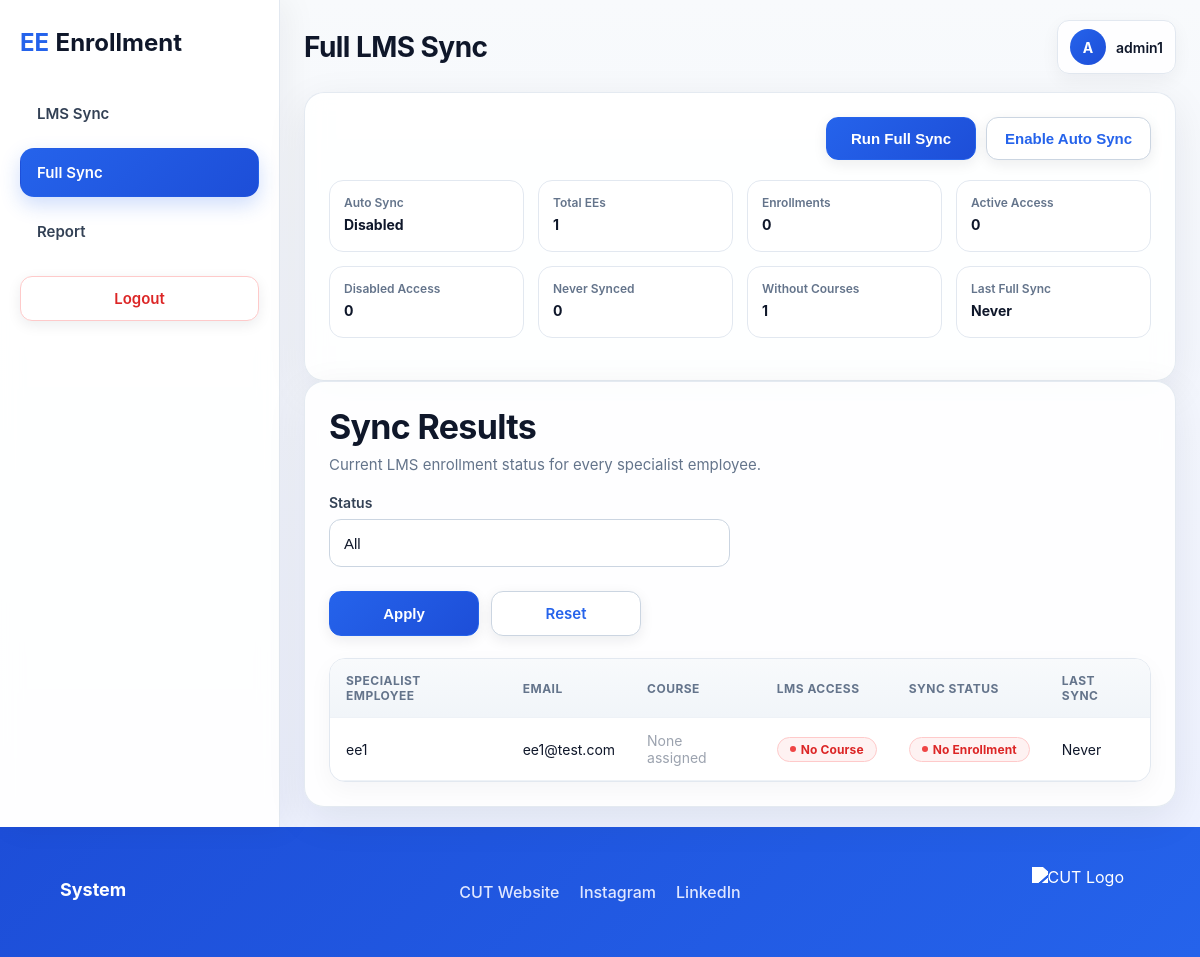
The page /modules/evaluation/full_sync.php (signed in) on the database its author committed.
### tables this page shows
CREATE TABLE users (
                       id            INT AUTO_INCREMENT PRIMARY KEY,
                       username      VARCHAR(50)  NOT NULL UNIQUE,
                       email         VARCHAR(100) NOT NULL UNIQUE,
                       password_hash VARCHAR(255) NOT NULL,
                       role          ENUM('admin', 'candidate', 'evaluator', 'hr', 'ee') NOT NULL DEFAULT 'candidate',
                       is_active     TINYINT(1) NOT NULL DEFAULT 1,
                       created_at    TIMESTAMP DEFAULT CURRENT_TIMESTAMP
);

### modules/evaluation/full_sync.php (the view, shortened to what this page needs)
<?php
require_once __DIR__ . '/../../includes/db.php';
$pdo->exec("
    CREATE TABLE IF NOT EXISTS system_settings (
        setting_key   VARCHAR(100) PRIMARY KEY,
        setting_value TEXT NULL
    )
");
$stmt = $pdo->prepare("SELECT setting_value FROM system_settings WHERE setting_key = 'auto_lms_sync' LIMIT 1");
$stmt->execute();
$autoSyncValue = $stmt->fetchColumn();
if ($autoSyncValue === false) {
    $pdo->prepare("INSERT INTO system_settings (setting_key, setting_value) VALUES ('auto_lms_sync', '0')")->execute();
    $autoSyncValue = '0';
}
$autoSyncEnabled = $autoSyncValue === '1';
$statusFilter = $_GET['status'] ?? 'all';
$whereSql = "WHERE u.role = 'ee'";
$summary = $pdo->query("
    SELECT
        COUNT(DISTINCT u.id)                                              AS total_ee,
        COUNT(le.id)                                                      AS total_enrollments,
        SUM(CASE WHEN le.lms_access = 1 THEN 1 ELSE 0 END)              AS active_access,
        SUM(CASE WHEN le.lms_access = 0 THEN 1 ELSE 0 END)              AS disabled_access,
        SUM(CASE WHEN le.synced_at IS NULL AND le.id IS NOT NULL THEN 1 ELSE 0 END) AS never_synced,
        SUM(CASE WHEN le.id IS NULL THEN 1 ELSE 0 END)                  AS users_without_courses,
        MAX(le.synced_at)                                                 AS last_full_sync
    FROM users u
    LEFT JOIN lms_enrollments le ON le.user_id = u.id
    WHERE u.role = 'ee'
")->fetch(PDO::FETCH_ASSOC);
$stmt = $pdo->prepare("
    SELECT
        u.id   AS user_id,
        u.username,
        u.email,
        c.id   AS course_id,
        c.code AS course_code,
        c.name AS course_name,
        le.id  AS enrollment_id,
        le.lms_access,
        le.synced_at
    FROM users u
    LEFT JOIN lms_enrollments le ON le.user_id = u.id
    LEFT JOIN courses c          ON c.id = le.course_id
    {$whereSql}
    ORDER BY u.username ASC
");
$stmt->execute();
$rows = $stmt->fetchAll(PDO::FETCH_ASSOC);
?>
<!DOCTYPE html>
<html lang="en">
<head>
    <link rel="stylesheet" href="../../assets/css/style.css">
    <link rel="stylesheet" href="../../assets/css/admin.css">
    <link rel="stylesheet" href="../../assets/css/dashboard.css">
</head>
<body>
<div class="dashboard-layout">
    <?php require_once __DIR__ . '/../../includes/evaluation_sidebar.php'; ?>
    <main class="dashboard-content">
        <div class="page-shell">
            <?php require_once __DIR__ . '/../../includes/protected_topbar.php'; ?>
            <section class="page-card list-card">
                <div class="list-header">
                    <div class="list-actions">
                        <form method="POST" class="inline-form js-confirm-form">
                            <button type="submit" class="btn btn-primary"
                                    data-title="Run full sync?"
                                    data-text="This will update the sync timestamp for all EE LMS enrollment records."
                                    data-confirm="Run Sync">
                                Run Full Sync
                            </button>
                        </form>
                        <form method="POST" class="inline-form js-confirm-form">
                            <?php if ($autoSyncEnabled): ?>
                                <button type="submit" class="btn btn-danger"
                                        data-title="Disable automatic sync?"
                                        data-text="Automatic LMS sync will be turned off."
                                        data-confirm="Disable">
                                    Disable Auto Sync
                                </button>
                            <?php else: ?>
                                <button type="submit" class="btn btn-secondary"
                                        data-title="Enable automatic sync?"
                                        data-text="Automatic LMS sync will be turned on."
                                        data-confirm="Enable">
                                    Enable Auto Sync
                                </button>
                            <?php endif; ?>
                        </form>
                    </div>
                </div>
                <div class="application-admin-meta">
                    <div>
                        <span>Auto Sync</span>
                        <strong class="<?= $autoSyncEnabled ? 'text-success' : 'text-muted' ?>">
                            <?= $autoSyncEnabled ? 'Enabled' : 'Disabled' ?>
                        </strong>
                    </div>
                    <div><span>Total EEs</span><strong><?= (int) ($summary['total_ee'] ?? 0) ?></strong></div>
                    <div><span>Enrollments</span><strong><?= (int) ($summary['total_enrollments'] ?? 0) ?></strong></div>
                    <div><span>Active Access</span><strong><?= (int) ($summary['active_access'] ?? 0) ?></strong></div>
                    <div><span>Disabled Access</span><strong><?= (int) ($summary['disabled_access'] ?? 0) ?></strong></div>
                    <div><span>Never Synced</span><strong><?= (int) ($summary['never_synced'] ?? 0) ?></strong></div>
                    <div><span>Without Courses</span><strong><?= (int) ($summary['users_without_courses'] ?? 0) ?></strong></div>
                    <div>
                        <span>Last Full Sync</span>
                        <strong>
                            <?= $summary['last_full_sync']
                                    ? htmlspecialchars(formatFullDateTime($summary['last_full_sync']))
                                    : 'Never' ?>
                        </strong>
                    </div>
                </div>
            </section>
            <section class="page-card list-card">
                <div class="list-header">
                    <div>
                        <h2 class="page-title">Sync Results</h2>
                        <p class="page-subtitle">Current LMS enrollment status for every specialist employee.</p>
                    </div>
                </div>
                <form method="GET" class="admin-form" style="margin-bottom: 22px;">
                    <div class="form-grid">
                        <div class="form-group">
                            <label for="status">Status</label>
                            <select id="status" name="status" class="admin-select">
                                <option value="all"          <?= $statusFilter === 'all'          ? 'selected' : '' ?>>All</option>
                            </select>
                        </div>
                    </div>
                    <div class="form-actions">
                        <button type="submit" class="btn btn-primary">Apply</button>
                        <a href="full_sync.php" class="btn btn-secondary">Reset</a>
                    </div>
                </form>
                <div class="table-card">
                    <div class="table-wrapper">
                        <table>
                            <thead>
                            <tr>
                                <th>Specialist Employee</th>
                                <th>Email</th>
                                <th>Course</th>
                                <th>LMS Access</th>
                                <th>Sync Status</th>
                                <th>Last Sync</th>
                            </tr>
                            </thead>
                            <tbody>
                            <?php if (empty($rows)): ?>
                                <tr><td colspan="6" class="empty-state">No records match your filters.</td></tr>
                            <?php else: ?>
                                <?php foreach ($rows as $row):
                                    $hasCourse = !empty($row['course_code']);
                                    $isActive  = (int) ($row['lms_access'] ?? 0) === 1;
                                    if (!$hasCourse) {
                                        $accessLabel = 'No Course';   $accessClass = 'status-rejected';
                                        $syncLabel   = 'No Enrollment'; $syncClass = 'status-rejected';
                                    } elseif ($isActive) {
                                        $accessLabel = 'Active';   $accessClass = 'status-approved';
                                        $syncLabel   = 'Synced';   $syncClass   = 'status-approved';
                                    } else {
                                        $accessLabel = 'Disabled'; $accessClass = 'status-rejected';
                                        $syncLabel   = 'Review';   $syncClass   = 'status-pending';
                                    }
                                    ?>
                                    <tr>
                                        <td><?= htmlspecialchars($row['username']) ?></td>
                                        <td><?= htmlspecialchars($row['email']) ?></td>
                                        <td>
                                            <?php if ($hasCourse): ?>
                                                <strong><?= htmlspecialchars($row['course_code']) ?></strong><br>
                                                <small><?= htmlspecialchars($row['course_name']) ?></small>
                                            <?php else: ?>
                                                <span style="color: var(--text-muted, #9ca3af);">None assigned</span>
                                            <?php endif; ?>
                                        </td>
                                        <td><span class="status-pill <?= $accessClass ?>"><?= $accessLabel ?></span></td>
                                        <td><span class="status-pill <?= $syncClass ?>"><?= $syncLabel ?></span></td>
                                        <td><?= $row['synced_at'] ? htmlspecialchars(formatFullDateTime($row['synced_at'])) : 'Never' ?></td>
                                    </tr>
                                <?php endforeach; ?>
                            <?php endif; ?>
                            </tbody>
                        </table>
                    </div>
                </div>
            </section>
        </div>
    </main>
</div>
<?php require_once __DIR__ . '/../../includes/protected_footer.php'; ?>
</body>
</html>

### assets/css/style.css (style rules this page uses)
* { margin: 0; padding: 0; box-sizing: border-box; }
body { font-family: "Inter", "Segoe UI", Arial, Helvetica, sans-serif; background: linear-gradient(180deg, #f8fafc 0%, #eef2ff 100%); color: #1f2937; min-height: 100vh; }
a { text-decoration: none; color: inherit; }
.page-shell { width: 100%; max-width: 1180px; margin: 0 auto; padding: 20px; }
.page-card { background: rgba(255, 255, 255, 0.9); border: 1px solid rgba(226, 232, 240, 0.9); border-radius: 20px; box-shadow: 0 12px 40px rgba(15, 23, 42, 0.08); backdrop-filter: blur(10px); }
.page-title { font-size: 34px; font-weight: 700; color: #0f172a; margin-bottom: 8px; letter-spacing: -0.02em; }
.page-subtitle { color: #64748b; font-size: 15px; }
.btn { display: inline-flex; align-items: center; justify-content: center; min-width: 150px; padding: 12px 18px; border-radius: 12px; border: 1px solid transparent; font-size: 15px; font-weight: 600; cursor: pointer; transition: all 0.2s ease; box-shadow: 0 4px 14px rgba(15, 23, 42, 0.08); }
.btn-primary { background: linear-gradient(135deg, #2563eb 0%, #1d4ed8 100%); color: #ffffff; border-color: #2563eb; }
.btn-secondary { background-color: #ffffff; color: #2563eb; border-color: #cbd5e1; }
.status-pill { display: inline-flex; align-items: center; gap: 5px; padding: 4px 12px; border-radius: 999px; font-size: 12px; font-weight: 700; letter-spacing: 0.01em; border: 1px solid transparent; white-space: nowrap; }
.status-pill::before { content: ''; width: 6px; height: 6px; border-radius: 50%; flex-shrink: 0; }
.status-rejected { background: #fef2f2; color: #dc2626; border-color: #fecaca; }
.status-rejected::before { background: #ef4444; }

### assets/css/admin.css (style rules this page uses)
.admin-form { display: grid; gap: 18px; }
.admin-select { width: 100%; padding: 14px 14px; border: 1px solid #cbd5e1; border-radius: 12px; font-size: 15px; color: #0f172a; background: #ffffff; outline: none; transition: all 0.2s ease; }
.inline-form { display: inline; }
.admin-form { display: grid; grid-template-columns: repeat(2, minmax(0, 1fr)); gap: 20px; }
.admin-form .form-group { margin-bottom: 0; }
.admin-form .form-group label { display: block; font-size: 14px; font-weight: 600; color: #334155; margin-bottom: 8px; }
.admin-form .form-group input, .admin-form .form-group select, .admin-select { width: 100%; min-height: 48px; padding: 12px 14px; border: 1px solid #cbd5e1; border-radius: 12px; font-size: 15px; color: #0f172a; background: #ffffff; outline: none; transition: all 0.2s ease; appearance: none; }
.form-actions { grid-column: 1 / -1; display: flex; gap: 12px; flex-wrap: wrap; margin-top: 4px; }
.application-admin-meta { display: grid; grid-template-columns: repeat(4, minmax(0, 1fr)); gap: 14px; margin-bottom: 18px; }
.application-admin-meta div { background: #ffffff; border: 1px solid #e2e8f0; border-radius: 14px; padding: 14px; }
.application-admin-meta span { display: block; font-size: 12px; color: #64748b; margin-bottom: 6px; font-weight: 600; }
.application-admin-meta strong { display: block; color: #0f172a; font-size: 14px; margin-bottom: 4px; }

### assets/css/dashboard.css (style rules this page uses)
.dashboard-layout, .list-layout, .profile-layout { min-height: 100vh; display: flex; background: linear-gradient(180deg, #f8fafc 0%, #eef2ff 100%); }
.dashboard-content, .list-content, .profile-content { flex: 1; min-width: 0; padding: 20px 24px; }
.dashboard-content .page-shell, .list-content .page-shell, .profile-content .page-shell { max-width: none; width: 100%; margin: 0; padding: 0; }
.list-card { padding: 24px; }
.list-header { display: flex; justify-content: space-between; align-items: flex-start; gap: 18px; flex-wrap: wrap; margin-bottom: 20px; }
.list-actions { display: flex; gap: 10px; flex-wrap: wrap; }
.table-card { border: 1px solid #e2e8f0; border-radius: 16px; overflow: hidden; background: #ffffff; box-shadow: 0 8px 24px rgba(15, 23, 42, 0.04); }
.table-wrapper { overflow-x: auto; }
table { width: 100%; border-collapse: collapse; }
thead { background: linear-gradient(180deg, #f8fafc 0%, #f1f5f9 100%); }
th, td { text-align: left; padding: 14px 16px; border-bottom: 1px solid #eef2f7; font-size: 14px; }
th { font-size: 12px; text-transform: uppercase; letter-spacing: 0.04em; color: #64748b; font-weight: 700; }
td { color: #0f172a; }
.status-rejected { background: #fef2f2; color: #dc2626; border-color: #fecaca; }
.status-rejected::before { background: #ef4444; }

### rows shown on the page
users: username "ee1", email "ee1@test.com", accessLabel "No Course", syncLabel "No Enrollment"

### other values the page prints
$pageTitle "Full LMS Sync"
$avatarLetter "A"
$username "admin1"
$summary['total_ee'] "1"
$summary['total_enrollments'] "0"
$summary['active_access'] "0"
$summary['disabled_access'] "0"
$summary['never_synced'] "0"
$summary['users_without_courses'] "1"
$settings['system_name'] "System"
